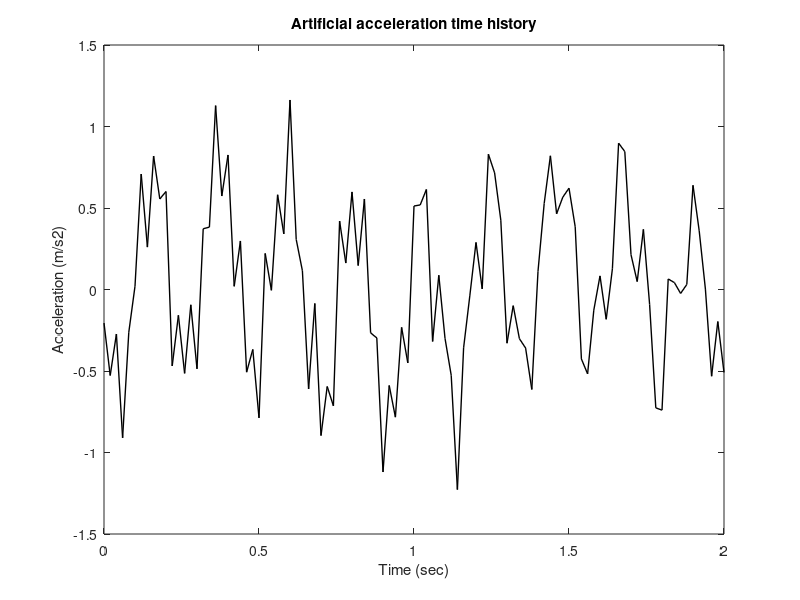

Here is the MATLAB script that generated this plot: (Note: this script raises an error after producing the figure.)
%% example RPSReSp
% Calculate rigid plastic sliding response spectra in OpenSeismoMatlab

%% Generate earthquake motion
% For reproducibility
rng(0)
%%
% Generate earthquake acceleration time history
dt=0.02;
N=10;
a=rand(N,1)-0.5;
b=100*pi*rand(N,1);
c=pi*(rand(N,1)-0.5);
t=(0:dt:(100*dt))';
xgtt=zeros(size(t));
for i=1:N
    xgtt=xgtt+a(i)*sin(b(i)*t+c(i));
end

%% Plot the generated time history
% 
figure()
plot(t,xgtt,'k','LineWidth',1)
ylabel('Acceleration (m/s2)')
xlabel('Time (sec)')
title('Artificial acceleration time history')

%% Setup parameters for RPSReSp function
% Coulomb friction coefficients
CF=linspace(0.05,0.5,1000)';

%%
% Algorithm to be used for the time integration
AlgID='U0-V0-Opt';

%%
% Minimum absolute value of the eigenvalues of the amplification matrix
rinf=1;

%%
% Maximum tolerance of convergence for time integration algorithm
maxtol=0.01;

%%
% Maximum number of iterations per integration time step
jmax=200;

%%
% Infinitesimal acceleration
dak=eps;

%% Calculate spectra
% Apply RPSReSp
[Sd,Sv,Sa]=RPSReSp(dt,xgtt,CF,AlgID,rinf,maxtol,jmax,dak);

%% Plot the spectra
% Displacement spectrum
figure()
plot(CF,Sd,'k','LineWidth',1)
ylabel('Displacement (m)')
xlabel('Coulomb friction coefficient (-)')

%%
% Velocity spectrum
figure()
plot(CF,Sv,'k','LineWidth',1)
ylabel('Velocity (m/s)')
xlabel('Coulomb friction coefficient (-)')

%%
% Acceleration spectrum
figure()
plot(CF,Sa,'k','LineWidth',1)
ylabel('Acceleration (m/s2)')
xlabel('Coulomb friction coefficient (-)')

%% Copyright
%
% Copyright (c) 2018-2023 by George Papazafeiropoulos
%
% * Major, Infrastructure Engineer, Hellenic Air Force
% * Civil Engineer, M.Sc., Ph.D.
% * Email: gpapazafeiropoulos@yahoo.gr
%

